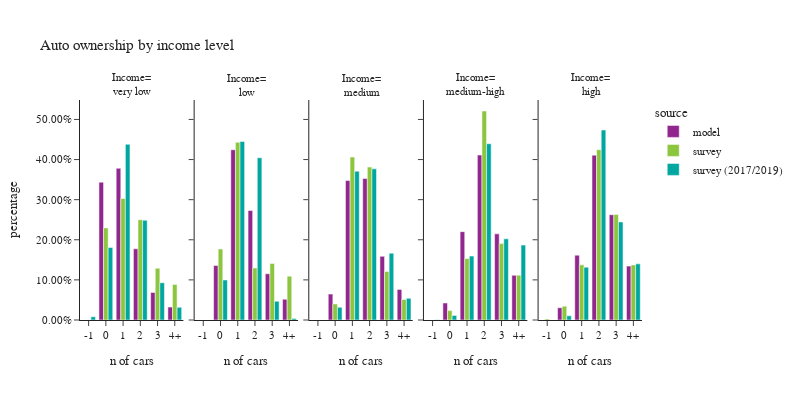

The code cell stored with this chart in its notebook:
### Code cell
plot_auto(hh,'hhincome_group','income level', 'Income')

### Figure 1 — Plotly figure (JSON) as saved in the notebook; plotly's stock layout.template omitted (floating-point values rounded to 4 significant figures)
{"data": [{"alignmentgroup": "True", "customdata": [[0], [74560], [82099], [38515], [14893], [6973]], "hovertemplate": "source=model<br>hhincome_group=very low<br>auto_ownership_simple=%{x}<br>percentage=%{y}<br>sample count=%{customdata[0]}<extra></extra>", "legendgroup": "model", "marker": {"color": "#91268F", "pattern": {"shape": ""}}, "name": "model", "offsetgroup": "model", "orientation": "v", "showlegend": true, "textposition": "auto", "type": "bar", "x": ["-1", "0", "1", "2", "3", "4+"], "xaxis": "x", "y": [0.0, 0.3435, 0.3783, 0.1775, 0.06862, 0.03213], "yaxis": "y"}, {"alignmentgroup": "True", "customdata": [[0], [29589], [92498], [59468], [25119], [11252]], "hovertemplate": "source=model<br>hhincome_group=low<br>auto_ownership_simple=%{x}<br>percentage=%{y}<br>sample count=%{customdata[0]}<extra></extra>", "legendgroup": "model", "marker": {"color": "#91268F", "pattern": {"shape": ""}}, "name": "model", "offsetgroup": "model", "orientation": "v", "showlegend": false, "textposition": "auto", "type": "bar", "x": ["-1", "0", "1", "2", "3", "4+"], "xaxis": "x2", "y": [0.0, 0.1358, 0.4244, 0.2729, 0.1153, 0.05163], "yaxis": "y2"}, {"alignmentgroup": "True", "customdata": [[0], [27969], [150569], [152797], [68762], [33061]], "hovertemplate": "source=model<br>hhincome_group=medium<br>auto_ownership_simple=%{x}<br>percentage=%{y}<br>sample count=%{customdata[0]}<extra></extra>", "legendgroup": "model", "marker": {"color": "#91268F", "pattern": {"shape": ""}}, "name": "model", "offsetgroup": "model", "orientation": "v", "showlegend": false, "textposition": "auto", "type": "bar", "x": ["-1", "0", "1", "2", "3", "4+"], "xaxis": "x3", "y": [0.0, 0.06457, 0.3476, 0.3528, 0.1587, 0.07633], "yaxis": "y3"}, {"alignmentgroup": "True", "customdata": [[0], [18383], [95621], [178507], [93222], [48330]], "hovertemplate": "source=model<br>hhincome_group=medium-high<br>auto_ownership_simple=%{x}<br>percentage=%{y}<br>sample count=%{customdata[0]}<extra></extra>", "legendgroup": "model", "marker": {"color": "#91268F", "pattern": {"shape": ""}}, "name": "model", "offsetgroup": "model", "orientation": "v", "showlegend": false, "textposition": "auto", "type": "bar", "x": ["-1", "0", "1", "2", "3", "4+"], "xaxis": "x4", "y": [0.0, 0.04235, 0.2203, 0.4112, 0.2148, 0.1113], "yaxis": "y4"}, {"alignmentgroup": "True", "customdata": [[0], [13260], [70139], [178347], [113895], [58301]], "hovertemplate": "source=model<br>hhincome_group=high<br>auto_ownership_simple=%{x}<br>percentage=%{y}<br>sample count=%{customdata[0]}<extra></extra>", "legendgroup": "model", "marker": {"color": "#91268F", "pattern": {"shape": ""}}, "name": "model", "offsetgroup": "model", "orientation": "v", "showlegend": false, "textposition": "auto", "type": "bar", "x": ["-1", "0", "1", "2", "3", "4+"], "xaxis": "x5", "y": [0.0, 0.03056, 0.1616, 0.411, 0.2625, 0.1344], "yaxis": "y5"}, {"alignmentgroup": "True", "customdata": [[0], [268], [386], [205], [55], [29]], "hovertemplate": "source=survey<br>hhincome_group=very low<br>auto_ownership_simple=%{x}<br>percentage=%{y}<br>sample count=%{customdata[0]}<extra></extra>", "legendgroup": "survey", "marker": {"color": "#8CC63E", "pattern": {"shape": ""}}, "name": "survey", "offsetgroup": "survey", "orientation": "v", "showlegend": true, "textposition": "auto", "type": "bar", "x": ["-1", "0", "1", "2", "3", "4+"], "xaxis": "x", "y": [0.0, 0.2295, 0.3029, 0.2499, 0.129, 0.08873], "yaxis": "y"}, {"alignmentgroup": "True", "customdata": [[0], [66], [145], [40], [9], [3]], "hovertemplate": "source=survey<br>hhincome_group=low<br>auto_ownership_simple=%{x}<br>percentage=%{y}<br>sample count=%{customdata[0]}<extra></extra>", "legendgroup": "survey", "marker": {"color": "#8CC63E", "pattern": {"shape": ""}}, "name": "survey", "offsetgroup": "survey", "orientation": "v", "showlegend": false, "textposition": "auto", "type": "bar", "x": ["-1", "0", "1", "2", "3", "4+"], "xaxis": "x2", "y": [0.0, 0.1771, 0.4431, 0.1297, 0.141, 0.1092], "yaxis": "y2"}, {"alignmentgroup": "True", "customdata": [[0], [112], [435], [216], [49], [22]], "hovertemplate": "source=survey<br>hhincome_group=medium<br>auto_ownership_simple=%{x}<br>percentage=%{y}<br>sample count=%{customdata[0]}<extra></extra>", "legendgroup": "survey", "marker": {"color": "#8CC63E", "pattern": {"shape": ""}}, "name": "survey", "offsetgroup": "survey", "orientation": "v", "showlegend": false, "textposition": "auto", "type": "bar", "x": ["-1", "0", "1", "2", "3", "4+"], "xaxis": "x3", "y": [0.0, 0.04007, 0.4063, 0.3812, 0.1211, 0.05129], "yaxis": "y3"}, {"alignmentgroup": "True", "customdata": [[0], [82], [395], [358], [96], [42]], "hovertemplate": "source=survey<br>hhincome_group=medium-high<br>auto_ownership_simple=%{x}<br>percentage=%{y}<br>sample count=%{customdata[0]}<extra></extra>", "legendgroup": "survey", "marker": {"color": "#8CC63E", "pattern": {"shape": ""}}, "name": "survey", "offsetgroup": "survey", "orientation": "v", "showlegend": false, "textposition": "auto", "type": "bar", "x": ["-1", "0", "1", "2", "3", "4+"], "xaxis": "x4", "y": [0.0, 0.02346, 0.1532, 0.5211, 0.1904, 0.1118], "yaxis": "y4"}, {"alignmentgroup": "True", "customdata": [[1], [44], [215], [215], [59], [22]], "hovertemplate": "source=survey<br>hhincome_group=high<br>auto_ownership_simple=%{x}<br>percentage=%{y}<br>sample count=%{customdata[0]}<extra></extra>", "legendgroup": "survey", "marker": {"color": "#8CC63E", "pattern": {"shape": ""}}, "name": "survey", "offsetgroup": "survey", "orientation": "v", "showlegend": false, "textposition": "auto", "type": "bar", "x": ["-1", "0", "1", "2", "3", "4+"], "xaxis": "x5", "y": [0.002753, 0.03454, 0.1375, 0.4246, 0.2633, 0.1373], "yaxis": "y5"}, {"alignmentgroup": "True", "customdata": [[2], [488], [742], [272], [59], [21]], "hovertemplate": "source=survey (2017/2019)<br>hhincome_group=very low<br>auto_ownership_simple=%{x}<br>percentage=%{y}<br>sample count=%{customdata[0]}<extra></extra>", "legendgroup": "survey (2017/2019)", "marker": {"color": "#00A7A0", "pattern": {"shape": ""}}, "name": "survey (2017/2019)", "offsetgroup": "survey (2017/2019)", "orientation": "v", "showlegend": true, "textposition": "auto", "type": "bar", "x": ["-1", "0", "1", "2", "3", "4+"], "xaxis": "x", "y": [0.008125, 0.1808, 0.438, 0.2488, 0.09281, 0.03153], "yaxis": "y"}, {"alignmentgroup": "True", "customdata": [[0], [118], [310], [91], [13], [3]], "hovertemplate": "source=survey (2017/2019)<br>hhincome_group=low<br>auto_ownership_simple=%{x}<br>percentage=%{y}<br>sample count=%{customdata[0]}<extra></extra>", "legendgroup": "survey (2017/2019)", "marker": {"color": "#00A7A0", "pattern": {"shape": ""}}, "name": "survey (2017/2019)", "offsetgroup": "survey (2017/2019)", "orientation": "v", "showlegend": false, "textposition": "auto", "type": "bar", "x": ["-1", "0", "1", "2", "3", "4+"], "xaxis": "x2", "y": [0.0, 0.0998, 0.4452, 0.4045, 0.04657, 0.003956], "yaxis": "y2"}, {"alignmentgroup": "True", "customdata": [[0], [249], [907], [427], [86], [32]], "hovertemplate": "source=survey (2017/2019)<br>hhincome_group=medium<br>auto_ownership_simple=%{x}<br>percentage=%{y}<br>sample count=%{customdata[0]}<extra></extra>", "legendgroup": "survey (2017/2019)", "marker": {"color": "#00A7A0", "pattern": {"shape": ""}}, "name": "survey (2017/2019)", "offsetgroup": "survey (2017/2019)", "orientation": "v", "showlegend": false, "textposition": "auto", "type": "bar", "x": ["-1", "0", "1", "2", "3", "4+"], "xaxis": "x3", "y": [0.0, 0.03156, 0.371, 0.3768, 0.1667, 0.05396], "yaxis": "y3"}, {"alignmentgroup": "True", "customdata": [[1], [174], [749], [611], [134], [66]], "hovertemplate": "source=survey (2017/2019)<br>hhincome_group=medium-high<br>auto_ownership_simple=%{x}<br>percentage=%{y}<br>sample count=%{customdata[0]}<extra></extra>", "legendgroup": "survey (2017/2019)", "marker": {"color": "#00A7A0", "pattern": {"shape": ""}}, "name": "survey (2017/2019)", "offsetgroup": "survey (2017/2019)", "orientation": "v", "showlegend": false, "textposition": "auto", "type": "bar", "x": ["-1", "0", "1", "2", "3", "4+"], "xaxis": "x4", "y": [0.0007872, 0.01131, 0.1593, 0.4395, 0.2024, 0.1868], "yaxis": "y4"}, {"alignmentgroup": "True", "customdata": [[0], [48], [252], [261], [55], [19]], "hovertemplate": "source=survey (2017/2019)<br>hhincome_group=high<br>auto_ownership_simple=%{x}<br>percentage=%{y}<br>sample count=%{customdata[0]}<extra></extra>", "legendgroup": "survey (2017/2019)", "marker": {"color": "#00A7A0", "pattern": {"shape": ""}}, "name": "survey (2017/2019)", "offsetgroup": "survey (2017/2019)", "orientation": "v", "showlegend": false, "textposition": "auto", "type": "bar", "x": ["-1", "0", "1", "2", "3", "4+"], "xaxis": "x5", "y": [0.0, 0.01035, 0.1315, 0.4736, 0.2445, 0.14], "yaxis": "y5"}], "layout": {"annotations": [{"font": {}, "showarrow": false, "text": "Income=<br>very low", "x": 0.092, "xanchor": "center", "xref": "paper", "y": 1.0, "yanchor": "bottom", "yref": "paper"}, {"font": {}, "showarrow": false, "text": "Income=<br>low", "x": 0.296, "xanchor": "center", "xref": "paper", "y": 1.0, "yanchor": "bottom", "yref": "paper"}, {"font": {}, "showarrow": false, "text": "Income=<br>medium", "x": 0.5, "xanchor": "center", "xref": "paper", "y": 1.0, "yanchor": "bottom", "yref": "paper"}, {"font": {}, "showarrow": false, "text": "Income=<br>medium-high", "x": 0.704, "xanchor": "center", "xref": "paper", "y": 1.0, "yanchor": "bottom", "yref": "paper"}, {"font": {}, "showarrow": false, "text": "Income=<br>high", "x": 0.908, "xanchor": "center", "xref": "paper", "y": 1.0, "yanchor": "bottom", "yref": "paper"}], "barmode": "group", "font": {"size": 11}, "height": 400, "legend": {"title": {"text": "source"}, "tracegroupgap": 0}, "title": {"text": "Auto ownership by income level"}, "width": 800, "xaxis": {"anchor": "y", "domain": [0.0, 0.184], "title": {"text": "n of cars"}}, "xaxis2": {"anchor": "y2", "domain": [0.204, 0.388], "matches": "x", "title": {"text": "n of cars"}}, "xaxis3": {"anchor": "y3", "domain": [0.408, 0.592], "matches": "x", "title": {"text": "n of cars"}}, "xaxis4": {"anchor": "y4", "domain": [0.612, 0.796], "matches": "x", "title": {"text": "n of cars"}}, "xaxis5": {"anchor": "y5", "domain": [0.816, 1.0], "matches": "x", "title": {"text": "n of cars"}}, "yaxis": {"anchor": "x", "domain": [0.0, 1.0], "tickformat": ".2%", "title": {"text": "percentage"}}, "yaxis2": {"anchor": "x2", "domain": [0.0, 1.0], "matches": "y", "showticklabels": false, "tickformat": ".2%"}, "yaxis3": {"anchor": "x3", "domain": [0.0, 1.0], "matches": "y", "showticklabels": false, "tickformat": ".2%"}, "yaxis4": {"anchor": "x4", "domain": [0.0, 1.0], "matches": "y", "showticklabels": false, "tickformat": ".2%"}, "yaxis5": {"anchor": "x5", "domain": [0.0, 1.0], "matches": "y", "showticklabels": false, "tickformat": ".2%"}}}
